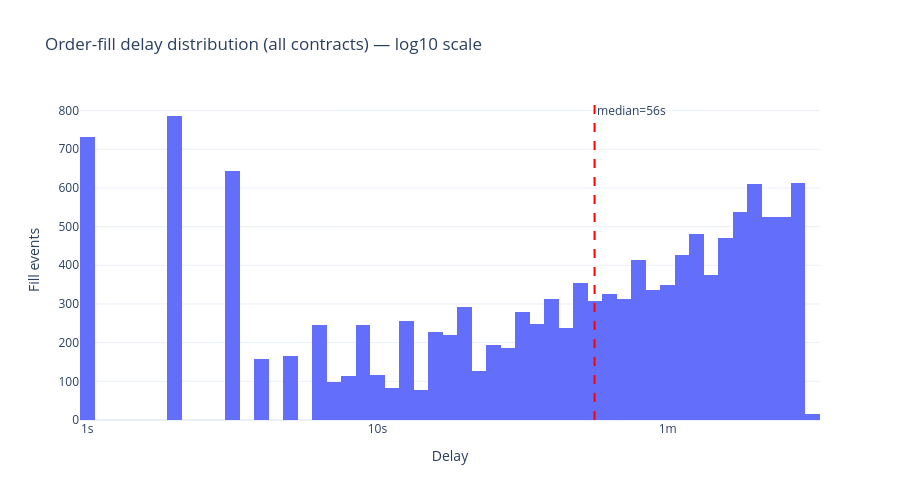

The notebook cell saved with this chart:
### Code cell
import numpy as np

log_delays = np.log10(all_delays_df['delay_s'].clip(lower=1))

fig_delay = go.Figure()
fig_delay.add_trace(go.Histogram(
    x=log_delays,
    nbinsx=80,
    name='All contracts'
))

median_val = all_delays_df['delay_s'].median()
median_log = np.log10(max(median_val, 1))
fig_delay.add_vline(x=median_log, line_dash='dash', line_color='red',
                    annotation_text=f'median={median_val:.0f}s', annotation_position='top right')

max_log = int(np.ceil(log_delays.max()))
tickvals = list(range(0, max_log + 1))
ticktext = ['1s', '10s', '1m', '10m', '1.7h', '11.6h', '4.8d'][:max_log + 1]

fig_delay.update_layout(
    title='Order-fill delay distribution (all contracts) — log10 scale',
    xaxis_title='Delay',
    yaxis_title='Fill events',
    template='plotly_white', height=500,
)
fig_delay.update_xaxes(tickvals=tickvals, ticktext=ticktext)
fig_delay.show()

### Figure 1 — Plotly figure (JSON) as saved in the notebook; plotly's stock layout.template omitted (floating-point values rounded to 4 significant figures; data arrays with more than 128 entries replaced by an {"elided": "..."} marker saying what was removed)
{"data": [{"name": "All contracts", "nbinsx": 80, "type": "histogram", "x": {"elided": "13017 float values"}}], "layout": {"annotations": [{"showarrow": false, "text": "median=56s", "x": 1.748, "xanchor": "left", "xref": "x", "y": 1, "yanchor": "top", "yref": "y domain"}], "height": 500, "shapes": [{"line": {"color": "red", "dash": "dash"}, "type": "line", "x0": 1.748, "x1": 1.748, "xref": "x", "y0": 0, "y1": 1, "yref": "y domain"}], "title": {"text": "Order-fill delay distribution (all contracts) — log10 scale"}, "xaxis": {"ticktext": ["1s", "10s", "1m", "10m"], "tickvals": [0, 1, 2, 3], "title": {"text": "Delay"}}, "yaxis": {"title": {"text": "Fill events"}}}}
